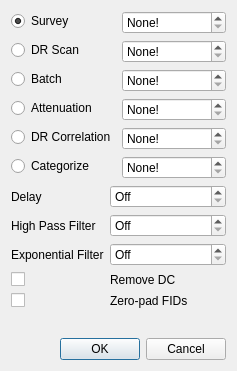
<?xml version="1.0" encoding="UTF-8"?>
<ui version="4.0">
 <class>LoadBatchDialog</class>
 <widget class="QDialog" name="LoadBatchDialog">
  <property name="geometry">
   <rect>
    <x>0</x>
    <y>0</y>
    <width>237</width>
    <height>371</height>
   </rect>
  </property>
  <property name="windowTitle">
   <string>Load Batch Scan</string>
  </property>
  <layout class="QVBoxLayout" name="verticalLayout">
   <item>
    <layout class="QFormLayout" name="formLayout">
     <property name="fieldGrowthPolicy">
      <enum>QFormLayout::ExpandingFieldsGrow</enum>
     </property>
     <property name="labelAlignment">
      <set>Qt::AlignLeading|Qt::AlignLeft|Qt::AlignVCenter</set>
     </property>
     <property name="formAlignment">
      <set>Qt::AlignRight|Qt::AlignTop|Qt::AlignTrailing</set>
     </property>
     <item row="0" column="0">
      <widget class="QRadioButton" name="surveyButton">
       <property name="text">
        <string>Survey</string>
       </property>
       <property name="checked">
        <bool>true</bool>
       </property>
      </widget>
     </item>
     <item row="0" column="1">
      <widget class="QSpinBox" name="surveySpinBox">
       <property name="sizePolicy">
        <sizepolicy hsizetype="MinimumExpanding" vsizetype="Fixed">
         <horstretch>0</horstretch>
         <verstretch>0</verstretch>
        </sizepolicy>
       </property>
       <property name="specialValueText">
        <string>None!</string>
       </property>
       <property name="minimum">
        <number>0</number>
       </property>
       <property name="value">
        <number>0</number>
       </property>
      </widget>
     </item>
     <item row="1" column="0">
      <widget class="QRadioButton" name="drScanButton">
       <property name="text">
        <string>DR Scan</string>
       </property>
      </widget>
     </item>
     <item row="1" column="1">
      <widget class="QSpinBox" name="drScanSpinBox">
       <property name="sizePolicy">
        <sizepolicy hsizetype="MinimumExpanding" vsizetype="Fixed">
         <horstretch>0</horstretch>
         <verstretch>0</verstretch>
        </sizepolicy>
       </property>
       <property name="specialValueText">
        <string>None!</string>
       </property>
       <property name="minimum">
        <number>0</number>
       </property>
       <property name="value">
        <number>0</number>
       </property>
      </widget>
     </item>
     <item row="2" column="0">
      <widget class="QRadioButton" name="batchButton">
       <property name="text">
        <string>Batch</string>
       </property>
      </widget>
     </item>
     <item row="2" column="1">
      <widget class="QSpinBox" name="batchSpinBox">
       <property name="sizePolicy">
        <sizepolicy hsizetype="MinimumExpanding" vsizetype="Fixed">
         <horstretch>0</horstretch>
         <verstretch>0</verstretch>
        </sizepolicy>
       </property>
       <property name="specialValueText">
        <string>None!</string>
       </property>
       <property name="minimum">
        <number>0</number>
       </property>
       <property name="value">
        <number>0</number>
       </property>
      </widget>
     </item>
     <item row="3" column="0">
      <widget class="QRadioButton" name="attenuationButton">
       <property name="text">
        <string>Attenuation</string>
       </property>
      </widget>
     </item>
     <item row="3" column="1">
      <widget class="QSpinBox" name="attenuationSpinBox">
       <property name="sizePolicy">
        <sizepolicy hsizetype="MinimumExpanding" vsizetype="Fixed">
         <horstretch>0</horstretch>
         <verstretch>0</verstretch>
        </sizepolicy>
       </property>
       <property name="specialValueText">
        <string>None!</string>
       </property>
      </widget>
     </item>
     <item row="4" column="0">
      <widget class="QRadioButton" name="drCorrButton">
       <property name="text">
        <string>DR Correlation</string>
       </property>
      </widget>
     </item>
     <item row="4" column="1">
      <widget class="QSpinBox" name="drCorrSpinBox">
       <property name="sizePolicy">
        <sizepolicy hsizetype="MinimumExpanding" vsizetype="Fixed">
         <horstretch>0</horstretch>
         <verstretch>0</verstretch>
        </sizepolicy>
       </property>
       <property name="specialValueText">
        <string>None!</string>
       </property>
      </widget>
     </item>
     <item row="5" column="0">
      <widget class="QRadioButton" name="catButton">
       <property name="text">
        <string>Categorize</string>
       </property>
      </widget>
     </item>
     <item row="5" column="1">
      <widget class="QSpinBox" name="catSpinBox">
       <property name="sizePolicy">
        <sizepolicy hsizetype="Expanding" vsizetype="Fixed">
         <horstretch>0</horstretch>
         <verstretch>0</verstretch>
        </sizepolicy>
       </property>
       <property name="specialValueText">
        <string>None!</string>
       </property>
      </widget>
     </item>
    </layout>
   </item>
   <item>
    <layout class="QFormLayout" name="formLayout_2">
     <property name="fieldGrowthPolicy">
      <enum>QFormLayout::ExpandingFieldsGrow</enum>
     </property>
     <property name="formAlignment">
      <set>Qt::AlignRight|Qt::AlignTop|Qt::AlignTrailing</set>
     </property>
     <item row="0" column="0">
      <widget class="QLabel" name="delayLabel">
       <property name="text">
        <string>Delay</string>
       </property>
      </widget>
     </item>
     <item row="0" column="1">
      <widget class="QDoubleSpinBox" name="delayDoubleSpinBox">
       <property name="sizePolicy">
        <sizepolicy hsizetype="MinimumExpanding" vsizetype="Fixed">
         <horstretch>0</horstretch>
         <verstretch>0</verstretch>
        </sizepolicy>
       </property>
       <property name="specialValueText">
        <string>Off</string>
       </property>
       <property name="suffix">
        <string> μs</string>
       </property>
       <property name="decimals">
        <number>1</number>
       </property>
       <property name="value">
        <double>0.000000000000000</double>
       </property>
      </widget>
     </item>
     <item row="1" column="0">
      <widget class="QLabel" name="highPassFilterLabel">
       <property name="text">
        <string>High Pass Filter</string>
       </property>
      </widget>
     </item>
     <item row="1" column="1">
      <widget class="QSpinBox" name="highPassFilterSpinBox">
       <property name="sizePolicy">
        <sizepolicy hsizetype="MinimumExpanding" vsizetype="Fixed">
         <horstretch>0</horstretch>
         <verstretch>0</verstretch>
        </sizepolicy>
       </property>
       <property name="specialValueText">
        <string>Off</string>
       </property>
       <property name="suffix">
        <string> kHz</string>
       </property>
       <property name="prefix">
        <string/>
       </property>
       <property name="maximum">
        <number>1000</number>
       </property>
       <property name="singleStep">
        <number>50</number>
       </property>
      </widget>
     </item>
     <item row="2" column="0">
      <widget class="QLabel" name="exponentialFilterLabel">
       <property name="text">
        <string>Exponential Filter</string>
       </property>
      </widget>
     </item>
     <item row="2" column="1">
      <widget class="QDoubleSpinBox" name="exponentialFilterDoubleSpinBox">
       <property name="sizePolicy">
        <sizepolicy hsizetype="MinimumExpanding" vsizetype="Fixed">
         <horstretch>0</horstretch>
         <verstretch>0</verstretch>
        </sizepolicy>
       </property>
       <property name="specialValueText">
        <string>Off</string>
       </property>
       <property name="suffix">
        <string> μs</string>
       </property>
       <property name="maximum">
        <double>1000.000000000000000</double>
       </property>
       <property name="singleStep">
        <double>10.000000000000000</double>
       </property>
      </widget>
     </item>
     <item row="3" column="0">
      <widget class="QCheckBox" name="removeDCCheckBox"/>
     </item>
     <item row="3" column="1">
      <widget class="QLabel" name="removeDCLabel">
       <property name="text">
        <string>Remove DC</string>
       </property>
      </widget>
     </item>
     <item row="4" column="0">
      <widget class="QCheckBox" name="zeroPadFIDsCheckBox"/>
     </item>
     <item row="4" column="1">
      <widget class="QLabel" name="zeroPadFIDsLabel">
       <property name="text">
        <string>Zero-pad FIDs</string>
       </property>
      </widget>
     </item>
    </layout>
   </item>
   <item>
    <widget class="QDialogButtonBox" name="buttonBox">
     <property name="orientation">
      <enum>Qt::Horizontal</enum>
     </property>
     <property name="standardButtons">
      <set>QDialogButtonBox::Cancel|QDialogButtonBox::Ok</set>
     </property>
    </widget>
   </item>
  </layout>
 </widget>
 <resources/>
 <connections>
  <connection>
   <sender>buttonBox</sender>
   <signal>accepted()</signal>
   <receiver>LoadBatchDialog</receiver>
   <slot>accept()</slot>
   <hints>
    <hint type="sourcelabel">
     <x>209</x>
     <y>178</y>
    </hint>
    <hint type="destinationlabel">
     <x>157</x>
     <y>192</y>
    </hint>
   </hints>
  </connection>
  <connection>
   <sender>buttonBox</sender>
   <signal>rejected()</signal>
   <receiver>LoadBatchDialog</receiver>
   <slot>reject()</slot>
   <hints>
    <hint type="sourcelabel">
     <x>209</x>
     <y>184</y>
    </hint>
    <hint type="destinationlabel">
     <x>213</x>
     <y>192</y>
    </hint>
   </hints>
  </connection>
 </connections>
</ui>
